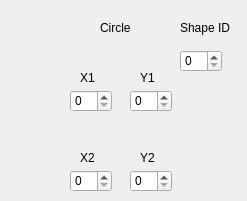
   <widget class="QWidget" name="page_5">
    <widget class="QLabel" name="label_49">
     <property name="geometry">
      <rect>
       <x>100</x>
       <y>20</y>
       <width>58</width>
       <height>16</height>
      </rect>
     </property>
     <property name="text">
      <string>Circle</string>
     </property>
    </widget>
    <widget class="QLabel" name="label_50">
     <property name="geometry">
      <rect>
       <x>80</x>
       <y>70</y>
       <width>58</width>
       <height>16</height>
      </rect>
     </property>
     <property name="text">
      <string>X1</string>
     </property>
    </widget>
    <widget class="QLabel" name="label_51">
     <property name="geometry">
      <rect>
       <x>140</x>
       <y>70</y>
       <width>58</width>
       <height>16</height>
      </rect>
     </property>
     <property name="text">
      <string>Y1</string>
     </property>
    </widget>
    <widget class="QLabel" name="label_52">
     <property name="geometry">
      <rect>
       <x>80</x>
       <y>150</y>
       <width>58</width>
       <height>16</height>
      </rect>
     </property>
     <property name="text">
      <string>X2</string>
     </property>
    </widget>
    <widget class="QLabel" name="label_53">
     <property name="geometry">
      <rect>
       <x>140</x>
       <y>150</y>
       <width>58</width>
       <height>16</height>
      </rect>
     </property>
     <property name="text">
      <string>Y2</string>
     </property>
    </widget>
    <widget class="QSpinBox" name="circle_x1">
     <property name="geometry">
      <rect>
       <x>70</x>
       <y>90</y>
       <width>42</width>
       <height>22</height>
      </rect>
     </property>
    </widget>
    <widget class="QSpinBox" name="circle_y1">
     <property name="geometry">
      <rect>
       <x>130</x>
       <y>90</y>
       <width>42</width>
       <height>22</height>
      </rect>
     </property>
    </widget>
    <widget class="QSpinBox" name="circle_x2">
     <property name="geometry">
      <rect>
       <x>70</x>
       <y>170</y>
       <width>42</width>
       <height>22</height>
      </rect>
     </property>
    </widget>
    <widget class="QSpinBox" name="circle_y2">
     <property name="geometry">
      <rect>
       <x>130</x>
       <y>170</y>
       <width>42</width>
       <height>22</height>
      </rect>
     </property>
    </widget>
    <widget class="QLabel" name="label_65">
     <property name="geometry">
      <rect>
       <x>180</x>
       <y>20</y>
       <width>58</width>
       <height>16</height>
      </rect>
     </property>
     <property name="text">
      <string>Shape ID</string>
     </property>
    </widget>
    <widget class="QSpinBox" name="circle_id">
     <property name="geometry">
      <rect>
       <x>180</x>
       <y>50</y>
       <width>42</width>
       <height>22</height>
      </rect>
     </property>
    </widget>
   </widget>
